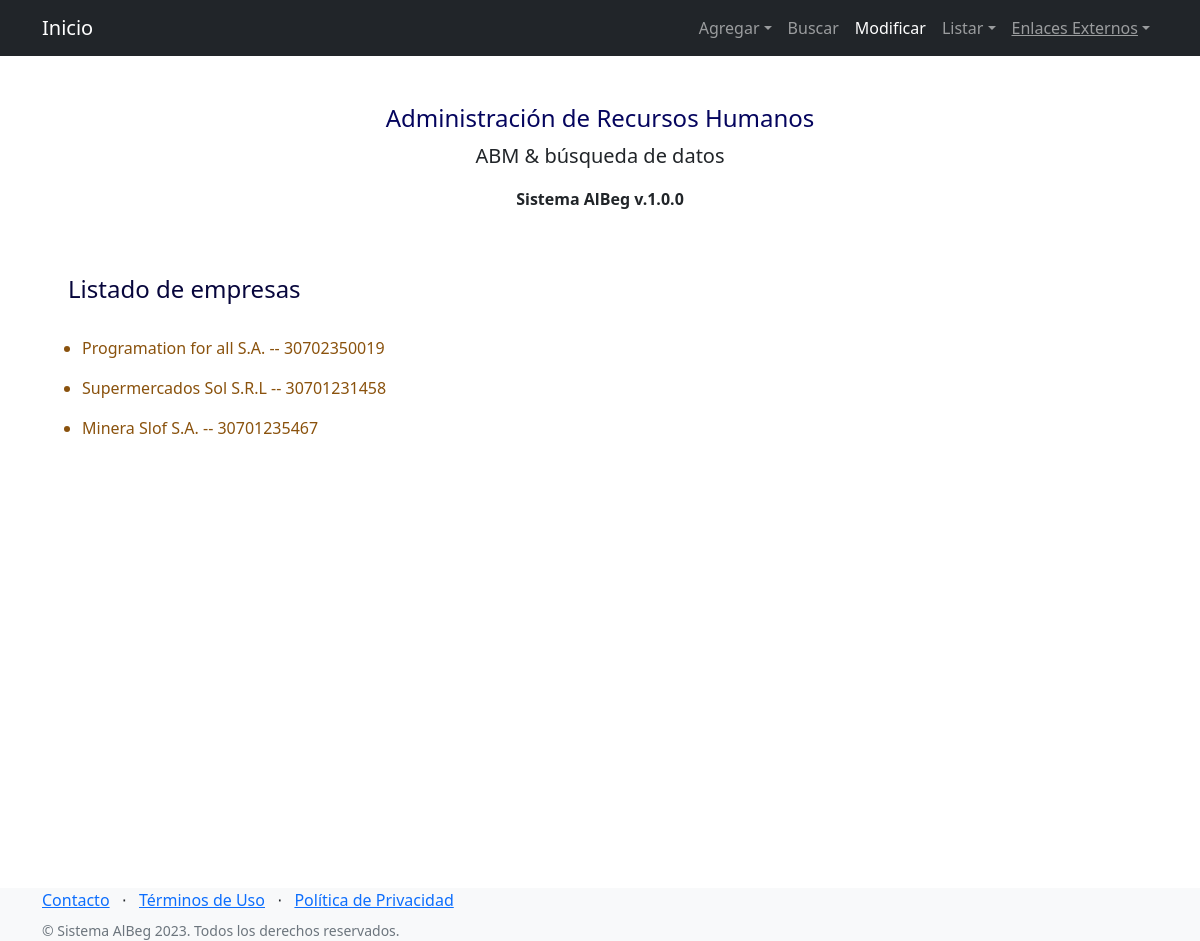
/AppRRHH/listaEmpresas/, run on the app's committed database.
### AppRRHH/models.py (models this page shows, shortened)
class Empresa(models.Model):
    nombre = models.CharField(max_length=50)
    cuit = models.IntegerField()
    actividadPrincipal = models.CharField(max_length=50, null=True)

### AppRRHH/views.py (the view)
# urls.py: path('listaEmpresas/',listaEmpresas, name="Empresas"),
def listaEmpresas(request):
    listaEmpresas=Empresa.objects.all()
    return render(request, "listaEmpresas.html", {"listaEmpresas":listaEmpresas})

### AppRRHH/templates/listaEmpresas.html
{% extends 'padre.html' %}
{% block contenidoQueCambia %}
    <br>
    <div class="titulo_listas">
    <h4> Listado de empresas </h4>
    <br>
   </div>
    <div class="listas">
     {% for empresa in listaEmpresas %}
        <ul >
            <li > {{empresa.nombre}} -- {{empresa.cuit}} </li>
        </ul>
    {% endfor %}
    </div>
{% endblock contenidoQueCambia %}

### AppRRHH/static/css/misEstilos.css (style rules this page uses)
.titulo_listas { color:rgb(7, 6, 60); text-align: left; padding-left: 68px; }
.listas { color:rgb(138, 82, 13); text-align: left; padding-left: 50px; }

### data on the page
Empresa: nombre "Programation for all S.A.", cuit "30702350019"
Empresa: nombre "Supermercados Sol S.R.L", cuit "30701231458"
Empresa: nombre "Minera Slof S.A.", cuit "30701235467"
